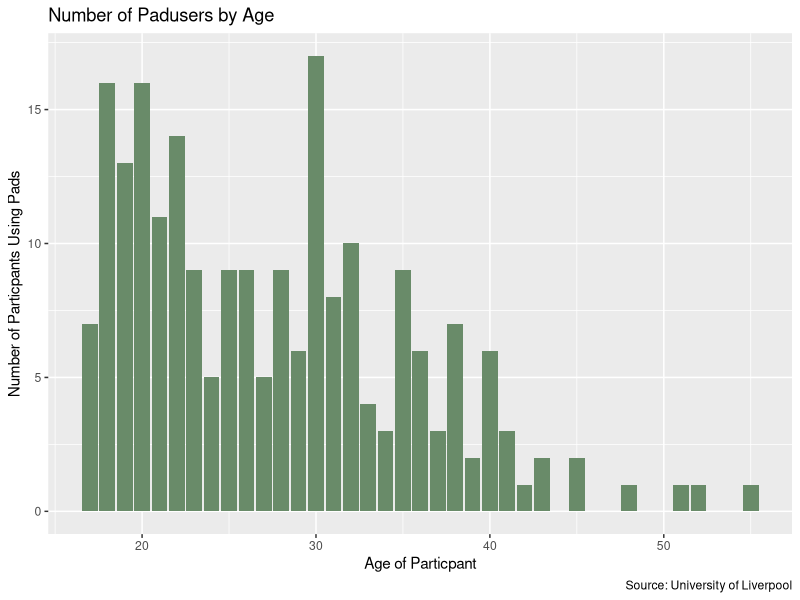

Here is the R script that generated this plot:
## ---- chunk 1
library(tidyverse)
periods <- read_csv("Informed Choice for Better Menstrual Outcomes 2.csv")
## ---- chunk 2
periods |> 
  ggplot( mapping = aes( x = Age, y = Padusers)) + geom_col(fill = "darkseagreen4") + labs( x = "Age of Particpant", y = "Number of Particpants Using Pads", title = "Number of Padusers by Age", caption = "Source: University of Liverpool")

